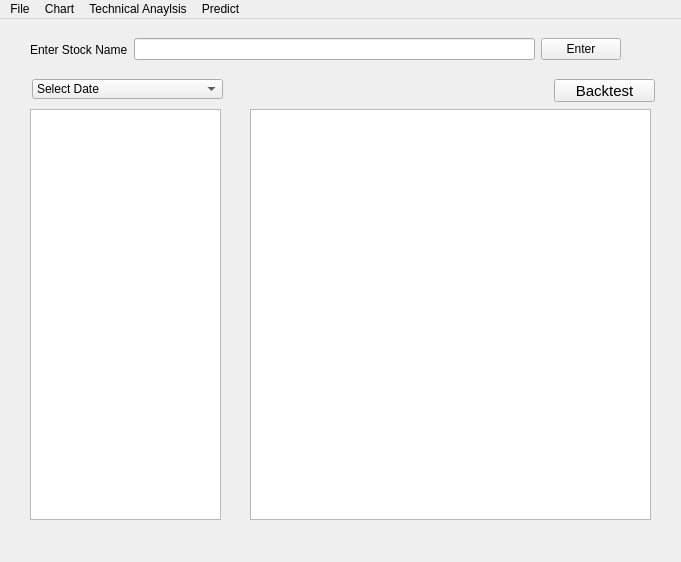
<?xml version="1.0" encoding="UTF-8"?>
<ui version="4.0">
 <class>mainWindow</class>
 <widget class="QMainWindow" name="mainWindow">
  <property name="windowModality">
   <enum>Qt::NonModal</enum>
  </property>
  <property name="geometry">
   <rect>
    <x>0</x>
    <y>0</y>
    <width>681</width>
    <height>562</height>
   </rect>
  </property>
  <property name="windowTitle">
   <string>Friend - Application of Financial  Market</string>
  </property>
  <widget class="QWidget" name="centralwidget">
   <widget class="QTreeView" name="treeView">
    <property name="geometry">
     <rect>
      <x>30</x>
      <y>90</y>
      <width>191</width>
      <height>411</height>
     </rect>
    </property>
   </widget>
   <widget class="QWidget" name="layoutWidget">
    <property name="geometry">
     <rect>
      <x>30</x>
      <y>10</y>
      <width>591</width>
      <height>41</height>
     </rect>
    </property>
    <layout class="QHBoxLayout" name="horizontalLayout">
     <item>
      <widget class="QLabel" name="label">
       <property name="text">
        <string>Enter Stock Name</string>
       </property>
      </widget>
     </item>
     <item>
      <widget class="QLineEdit" name="lineEdit"/>
     </item>
     <item>
      <widget class="QPushButton" name="enter">
       <property name="text">
        <string>Enter</string>
       </property>
      </widget>
     </item>
    </layout>
   </widget>
   <widget class="QComboBox" name="comboBox">
    <property name="geometry">
     <rect>
      <x>32</x>
      <y>60</y>
      <width>191</width>
      <height>20</height>
     </rect>
    </property>
    <item>
     <property name="text">
      <string>Select Date</string>
     </property>
    </item>
    <item>
     <property name="text">
      <string>d-m-Y H:M:S</string>
     </property>
    </item>
    <item>
     <property name="text">
      <string>d-m-Y H:M</string>
     </property>
    </item>
   </widget>
   <widget class="QGraphicsView" name="graphicsView">
    <property name="geometry">
     <rect>
      <x>250</x>
      <y>90</y>
      <width>401</width>
      <height>411</height>
     </rect>
    </property>
   </widget>
   <widget class="QPushButton" name="pushButton">
    <property name="geometry">
     <rect>
      <x>554</x>
      <y>60</y>
      <width>101</width>
      <height>23</height>
     </rect>
    </property>
    <property name="font">
     <font>
      <pointsize>11</pointsize>
     </font>
    </property>
    <property name="text">
     <string>Backtest</string>
    </property>
   </widget>
  </widget>
  <widget class="QMenuBar" name="menubar">
   <property name="geometry">
    <rect>
     <x>0</x>
     <y>0</y>
     <width>681</width>
     <height>21</height>
    </rect>
   </property>
   <widget class="QMenu" name="menuFile">
    <property name="title">
     <string>File</string>
    </property>
    <addaction name="actionQuit"/>
   </widget>
   <widget class="QMenu" name="menuPredict">
    <property name="title">
     <string>Predict</string>
    </property>
    <addaction name="actionOLS_Tool_3"/>
   </widget>
   <widget class="QMenu" name="menuChart">
    <property name="title">
     <string>Chart</string>
    </property>
    <addaction name="actionLine_3"/>
    <addaction name="actionCandleStick_3"/>
   </widget>
   <widget class="QMenu" name="menuTechnical_Anaylsis">
    <property name="title">
     <string>Technical Anaylsis</string>
    </property>
    <addaction name="actionRSI"/>
   </widget>
   <addaction name="menuFile"/>
   <addaction name="menuChart"/>
   <addaction name="menuTechnical_Anaylsis"/>
   <addaction name="menuPredict"/>
  </widget>
  <action name="actionCalculate_OLS">
   <property name="enabled">
    <bool>false</bool>
   </property>
   <property name="text">
    <string>Calculate OLS</string>
   </property>
   <property name="shortcut">
    <string>Ctrl+O</string>
   </property>
  </action>
  <action name="actionQuit">
   <property name="enabled">
    <bool>true</bool>
   </property>
   <property name="text">
    <string>Quit</string>
   </property>
  </action>
  <action name="actionHello">
   <property name="text">
    <string>Hello</string>
   </property>
  </action>
  <action name="actionOLS_Tool">
   <property name="text">
    <string>OLS Tool</string>
   </property>
  </action>
  <action name="actionOLS_Tool_2">
   <property name="text">
    <string>OLS Tool</string>
   </property>
  </action>
  <action name="actionCandleStick">
   <property name="text">
    <string>CandleStick</string>
   </property>
  </action>
  <action name="actionLine">
   <property name="text">
    <string>Line</string>
   </property>
  </action>
  <action name="actionLine_2">
   <property name="text">
    <string>Line</string>
   </property>
  </action>
  <action name="actionCandleStick_2">
   <property name="text">
    <string>CandleStick</string>
   </property>
  </action>
  <action name="actionRSI">
   <property name="text">
    <string>RSI</string>
   </property>
  </action>
  <action name="actionLine_3">
   <property name="text">
    <string>Line</string>
   </property>
  </action>
  <action name="actionOLS_Tool_3">
   <property name="text">
    <string>OLS Tool</string>
   </property>
  </action>
  <action name="actionCandleStick_3">
   <property name="text">
    <string>CandleStick</string>
   </property>
  </action>
 </widget>
 <resources/>
 <connections/>
</ui>
